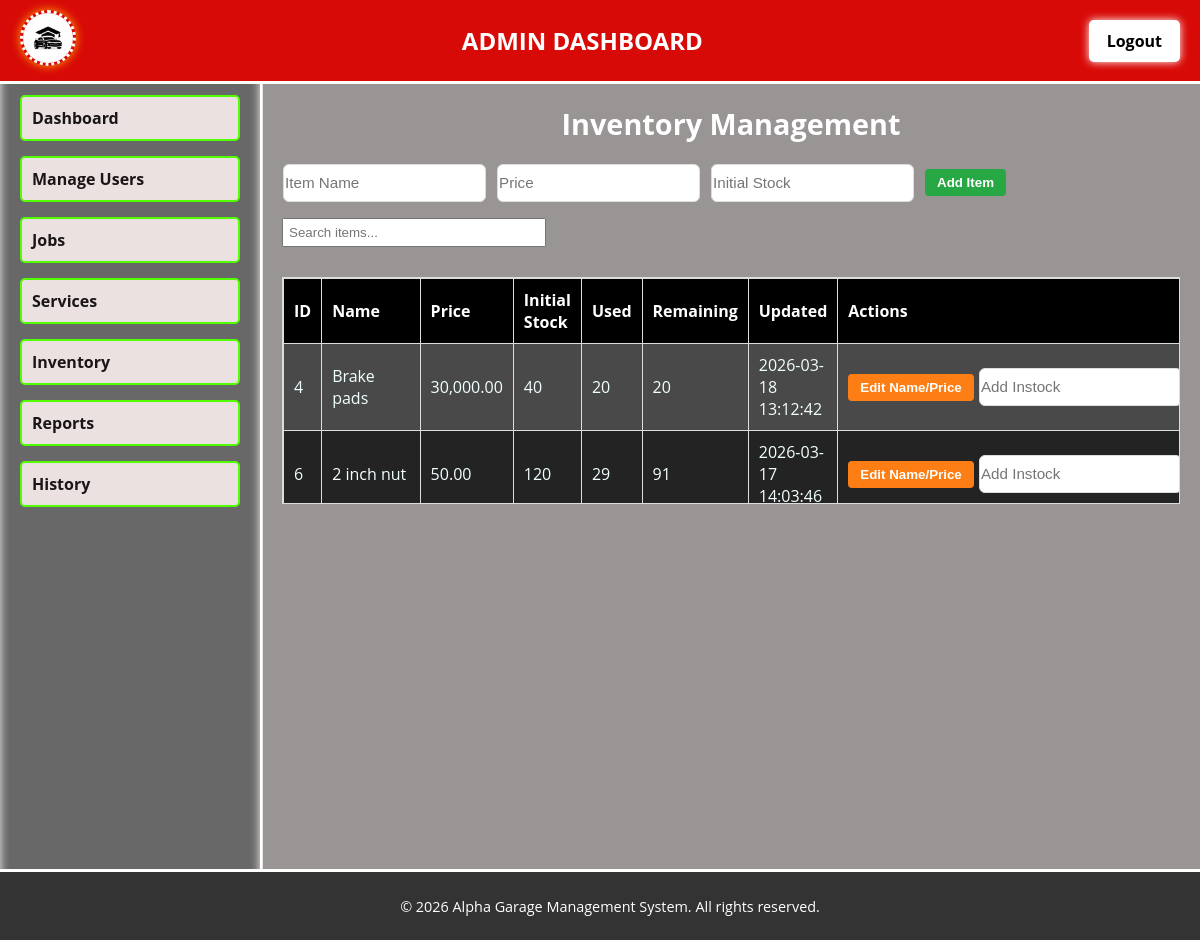
Screenshot of /admin/admin_inventory.php with the database file from the repository.
### tables this page shows
CREATE TABLE `inventory` (
  `id` int(11) NOT NULL,
  `item_name` varchar(100) NOT NULL,
  `price` decimal(10,2) NOT NULL,
  `instock` int(11) NOT NULL,
  `used` int(11) DEFAULT 0,
  `remaining` int(11) GENERATED ALWAYS AS (`instock` - `used`) STORED,
  `updated_at` timestamp NOT NULL DEFAULT current_timestamp() ON UPDATE current_timestamp()
);

### admin/admin_inventory.php (the view, shortened to what this page needs)
<?php
$page_title = "Inventory Management";
include_once("../public/includes/db_connect.php");
include_once("../public/includes/header.php");
include_once("../public/includes/sidebar.php");
echo '<link rel="stylesheet" href="../admin/admin_styling.css">';
$inventory = $conn->query("SELECT id, item_name, price, instock, used, (instock - used) AS remaining, updated_at
                           FROM inventory ORDER BY updated_at DESC");
?>
<main class="main-content">
    <h2 class="page-heading"><?= $page_title; ?></h2>
    <form method="POST" class="inline-form">
        <input type="text" name="name" placeholder="Item Name" required>
        <input type="number" step="0.01" name="price" placeholder="Price" required>
        <input type="number" name="stock" placeholder="Initial Stock" required>
        <button type="submit" name="add_item" class="btn-green">Add Item</button>
    </form>
    <input type="text" id="searchBox" placeholder="Search items..." style="margin:15px 0; padding:5px; width:250px;">
    <div class="table-wrapper">
        <div class="table-container">
            <table class="styled-table" id="inventoryTable">
                <thead>
                    <tr>
                        <th>ID</th><th>Name</th><th>Price</th><th>Initial Stock</th>
                        <th>Used</th><th>Remaining</th><th>Updated</th><th>Actions</th>
                    </tr>
                </thead>
                <tbody>
                    <?php while($row = $inventory->fetch_assoc()): ?>
                    <tr>
                        <td><?= $row['id']; ?></td>
                        <td><?= htmlspecialchars($row['item_name']); ?></td>
                        <td><?= number_format($row['price'],2); ?></td>
                        <td><?= $row['instock']; ?></td>
                        <td><?= $row['used']; ?></td>
                        <td><?= $row['remaining']; ?></td>
                        <td><?= $row['updated_at']; ?></td>
                        <td>
                            <button type="button" class="btn-orange"
                                onclick="selectItem(<?= $row['id']; ?>, '<?= htmlspecialchars($row['item_name']); ?>', <?= $row['price']; ?>)">
                                Edit Name/Price
                            </button>
                            <form method="POST" class="inline-form">
                                <input type="number" name="new_stock" placeholder="Add Instock" required>
                            </form>
                        </td>
                    </tr>
                    <?php endwhile; ?>
                </tbody>
            </table>
        </div>
    </div>
</main>
<?php include_once("../public/includes/footer.php"); ?>

### public/css/bigi_theme.css (style rules this page uses)
.main-content { margin-left: 262px; margin-right: 0; top: 60px; bottom: 40px; padding: 0px; position: relative; z-index: 1; background-color: rgba(220, 211, 211, 0.655); }
.page-heading { text-align: center; font-size: 1.4rem; font-weight: bold; margin-bottom: 20px; color: #e8e3e3; }
.styled-table { width: 100%; border-collapse: collapse; }
.styled-table th, .styled-table td { border: 1px solid #ddd; padding: 8px; }
.styled-table th { background: black; color: white; position: sticky; top: 0; z-index: 2; }
.styled-table td { color: azure; }
.table-wrapper { position: sticky; top: 120px; height: 225px; display: flex; flex-direction: column; background: #4a4949; border: 1px solid #ddd; }
.table-container { flex: 1; overflow-y: auto; }
.btn-green { background: green; color: white; padding: 6px 12px; border: none; border-radius: 4px; }
.btn-orange { background: orange; color: white; padding: 6px 12px; border: none; border-radius: 4px; }

### admin/admin_styling.css (style rules this page uses)
.main-content { padding: 20px; min-height: 100vh; padding-bottom: 60px; }
.page-heading { font-size: 1.8rem; color: #ffffff; margin-bottom: 20px; font-weight: bold; }
.inline-form input, .inline-form select { padding: 8px; border: 1px solid #ddd; border-radius: 6px; margin-right: 8px; }
.btn-green { background: #28a745; color: #fff; border: none; padding: 6px 12px; border-radius: 6px; cursor: pointer; }
.btn-orange { background: #fd7e14; color: #fff; border: none; padding: 6px 12px; border-radius: 6px; cursor: pointer; }
.inline-form input, .inline-form select, #reportSearch, #searchUsers, #searchServices, #searchJobs, #searchPayments, #searchAlerts, #searchHistory { padding: 1px 1px; border: 1px solid #ddd; border-radius: 6px; font-size: 0.95rem; height: 38px; box-sizing: border-box; margin-right: 1px; background: #fff; color: #141619; flex: 0 0 0px; }
.inline-form { display: inline-flex; align-items: center; gap: 10px; margin: 1px; }
.btn-green, .btn-blue, .btn-orange { padding: 6px 12px; border: none; border-radius: 4px; font-weight: 600; cursor: pointer; transition: background 0.3s ease, transform 0.2s ease; }
.btn-green { background: #28a745; color: #fff; }
.btn-orange { background: #fd7e14; color: #fff; }
.styled-table td:last-child { white-space: nowrap; }
.table-wrapper { max-height: 400px; overflow-y: auto; margin-top: 15px; }
.styled-table { width: 100%; border-collapse: collapse; }
.styled-table th, .styled-table td { padding: 10px; border: 1px solid #ddd; text-align: left; }
.styled-table thead { background: #cc1f1f; color: #fff; position: sticky; top: 0; z-index: 2; }
.styled-table tr:nth-child(even) { background: #242323; }

### rows the page displays
inventory: id "4", item_name "Brake pads", price "30,000.00", instock "40", used "20", remaining "20", updated_at "2026-03-18 13:12:42"
inventory: id "6", item_name "2 inch nut", price "50.00", instock "120", used "29", remaining "91", updated_at "2026-03-17 14:03:46"

### other values shown
$dashboard_name "ADMIN DASHBOARD"
$page_title "Inventory Management"
